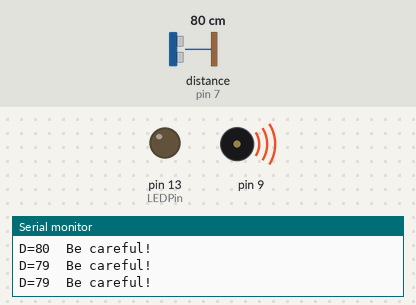
The sketch below on a simulated Arduino Uno, built with avr-gcc and run on an emulated ATmega328P. Shown: output pins drawn as LEDs (lit = HIGH), buzzer (waves = sounding), the last lines printed to the serial monitor. Wiring (inferred from the names in the program): ultrasonic range finder: trigger pin 8; echo pin 7. The inputs (shaded band) are chosen by the test bench; at power-on: distance to the obstacle (sensor on pin 7) 80 cm. The echo pulse lasts 58.3 µs per cm; pins used as bus, display or sensor lines are not drawn.

Above: at 1.2 s.
1.3 s: distance to the obstacle (sensor on pin 7) set to 2 cm
At 1.46 s:
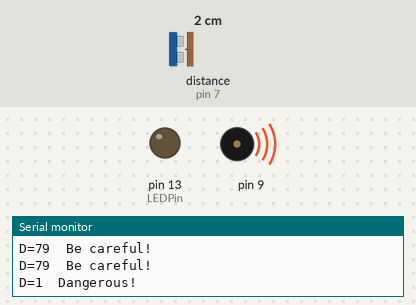
4.3 s: distance to the obstacle (sensor on pin 7) set to 99 cm
At 4.58 s:
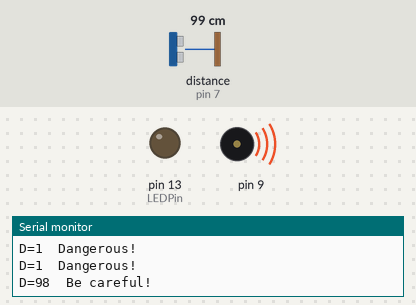
7.3 s: distance to the obstacle (sensor on pin 7) set to 107 cm
At 8.0 s:
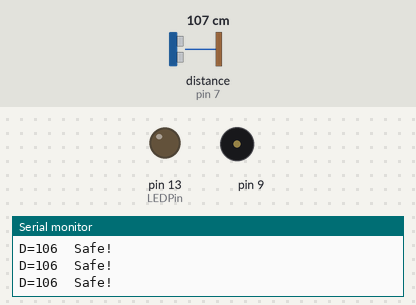
9.5 s: distance to the obstacle (sensor on pin 7) set to 4 cm
At 9.61 s:
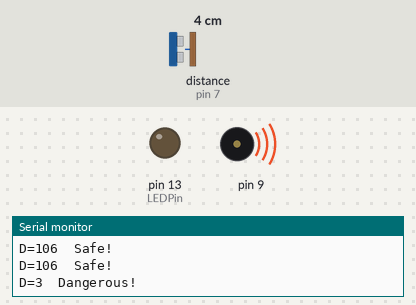
12.5 s: distance to the obstacle (sensor on pin 7) set to 120 cm
At 12.5 s:
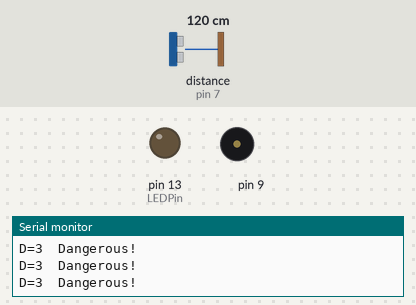
Timing chart, 0 to 15.0 s (numbered marks = the images above; inputs shaded):
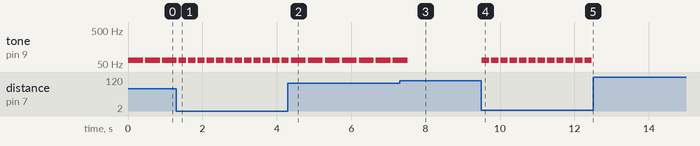

Measured:
- the behaviour switches between 101 and 102 cm on distance to the obstacle (sensor on pin 7) (found by bisection; images 2 and 3)
- after the input at 1.3 s, tone on pin 9: alternates 65 Hz for 0.20 s and silent for 0.05 s, starting after 0.27 s
- after the input at 4.3 s, tone on pin 9: alternates 65 Hz for 0.40 s and silent for 0.06 s, starting after 0.48 s
- after the input at 7.3 s, tone on pin 9: goes on until 7.5 s, then stays silent
- after the input at 9.5 s, tone on pin 9: alternates 65 Hz for 0.20 s and silent for 0.05 s, starting at once
- after the input at 12.5 s, tone on pin 9: stops changing and stays silent
- by itself, tone on pin 9: alternates 65 Hz for 0.40 s and silent for 0.06 s

The sketch:

5-1_Sensors__Quiz1_.ino
```cpp
#define echoPin 7
#define trigPin 8
#define LEDPin 13
#define beep 65
int maximumRange=200;
int minimumRange=0;
int safe=100;
int careful=30;
long duration,distance;

void setup() {
  Serial.begin(9600);
  pinMode(trigPin,OUTPUT);
  pinMode(echoPin,INPUT);
  pinMode(LEDPin,OUTPUT);
}

void loop() {
  digitalWrite(trigPin,LOW);
  delayMicroseconds(2);
  digitalWrite(trigPin,HIGH);
  delayMicroseconds(10);
  digitalWrite(trigPin,LOW);

  duration=pulseIn(echoPin,HIGH);
  distance=duration/58.2;
  Serial.print("D=");
  Serial.print(distance);
  if (distance > safe)
  {
    Serial.println("\tSafe!");
  }
  else if (distance >= careful && distance <= safe)
  {
    Serial.println("\tBe careful!");
    tone(9,beep);
    delay(400);
    noTone(9);
    //delay(100);
  }
  else
  {
    Serial.println("\tDangerous!");
    tone(9,beep);
    delay(200);
    noTone(9);
    //delay(50);
  }
  delay(50);

}
```
